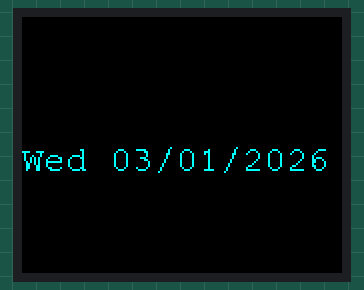
Simulated run of this sketch. Board: Arduino Uno, built with avr-gcc and run on an emulated ATmega328P. On the bench: 160×128 colour display.

Above: at 0.77 s.
At 5.1 s:
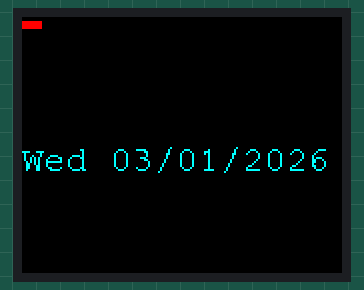
At 10.1 s:
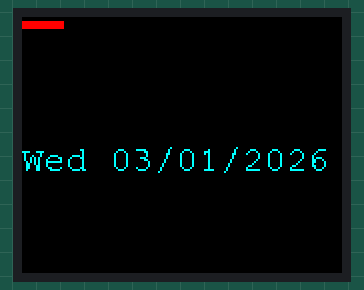
At 19.1 s:
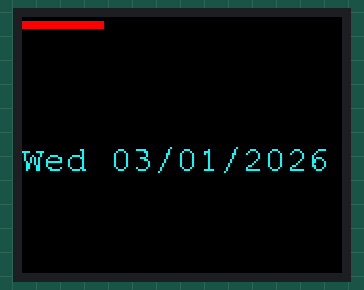
At 28.1 s:
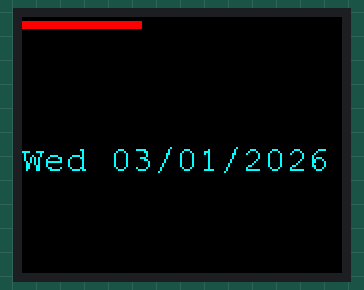
At 38.1 s:
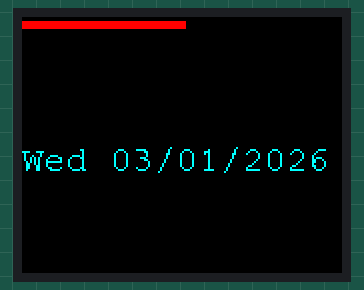

The sketch:

TFTClock.ino
```cpp
#include <Adafruit_GFX.h>
#include <Adafruit_ST7735.h>
#include <Fonts/FreeMono9pt7b.h>
#include <SPI.h>

// -------- TFT Pins --------
#define TFT_CS   10
#define TFT_RST  9
#define TFT_DC   8

Adafruit_ST7735 tft = Adafruit_ST7735(TFT_CS, TFT_DC, TFT_RST);

// -------- Time & Date --------
int hour24 = 12;
int minute = 34;
int second = 0;

int day = 3;
int month = 1;
int year = 2026;
int weekday = 3; // 0=Sun

bool blinkColon = true;
unsigned long lastMillis = 0;

const char* daysOfWeek[] = {"Sun","Mon","Tue","Wed","Thu","Fri","Sat"};
const int daysInMonth[]  = {31,28,31,30,31,30,31,31,30,31,30,31};

// -------- Leap Year --------
bool isLeapYear(int y) {
  return (y % 4 == 0 && y % 100 != 0) || (y % 400 == 0);
}

void setup() {
  tft.initR(INITR_BLACKTAB);
  tft.setRotation(1);              // HORIZONTAL
  tft.fillScreen(ST77XX_BLACK);
  tft.setFont(&FreeMono9pt7b);
}

void loop() {
  if (millis() - lastMillis >= 500) {
    lastMillis = millis();
    blinkColon = !blinkColon;

    if (blinkColon) tickTime();
    drawClock();
  }
}

// -------- Time Logic --------
void tickTime() {
  second++;
  if (second >= 60) { second = 0; minute++; }
  if (minute >= 60) { minute = 0; hour24++; }

  if (hour24 >= 24) {
    hour24 = 0;
    day++;
    weekday = (weekday + 1) % 7;

    int maxDays = daysInMonth[month - 1];
    if (month == 2 && isLeapYear(year)) maxDays = 29;

    if (day > maxDays) {
      day = 1;
      month++;
      if (month > 12) {
        month = 1;
        year++;
      }
    }
  }
}

// -------- Draw Display --------
void drawClock() {
  tft.fillScreen(ST77XX_BLACK);

  // ---- Seconds Progress Bar ----
  int barWidth = map(second, 0, 59, 0, 128);
  tft.fillRect(0, 2, barWidth, 4, ST77XX_RED);

  // ---- 12-Hour Conversion ----
  int hour12 = hour24 % 12;
  if (hour12 == 0) hour12 = 12;
  bool isPM = hour24 >= 12;

  // ---- Time String (4 spaces indent) ----
  char timeStr[25];
  if (blinkColon)
    sprintf(timeStr, "    %02d:%02d:%02d %s",
            hour12, minute, second, isPM ? "PM" : "AM");
  else
    sprintf(timeStr, "    %02d %02d %02d %s",
            hour12, minute, second, isPM ? "PM" : "AM");

  centerText(timeStr, 34, ST77XX_GREEN);

  // ---- Date String (1 space after weekday) ----
  char dateStr[30];
  sprintf(dateStr, "%s %02d/%02d/%04d",
          daysOfWeek[weekday], day, month, year);

  centerText(dateStr, 58, ST77XX_CYAN);
}

// -------- Centered Text Helper --------
void centerText(const char* text, int y, uint16_t color) {
  int16_t x1, y1;
  uint16_t w, h;

  tft.getTextBounds(text, 0, 0, &x1, &y1, &w, &h);
  tft.setCursor((128 - w) / 2, y);
  tft.setTextColor(color);
  tft.print(text);
}
```
